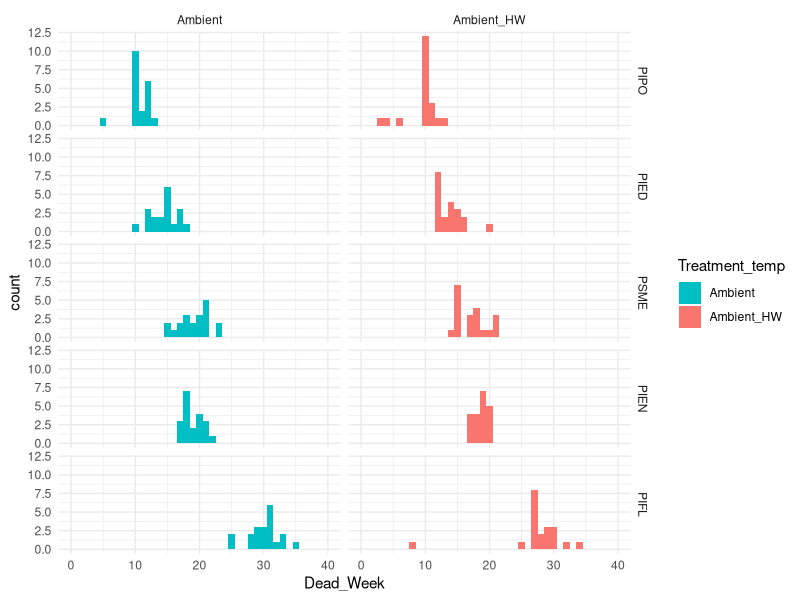
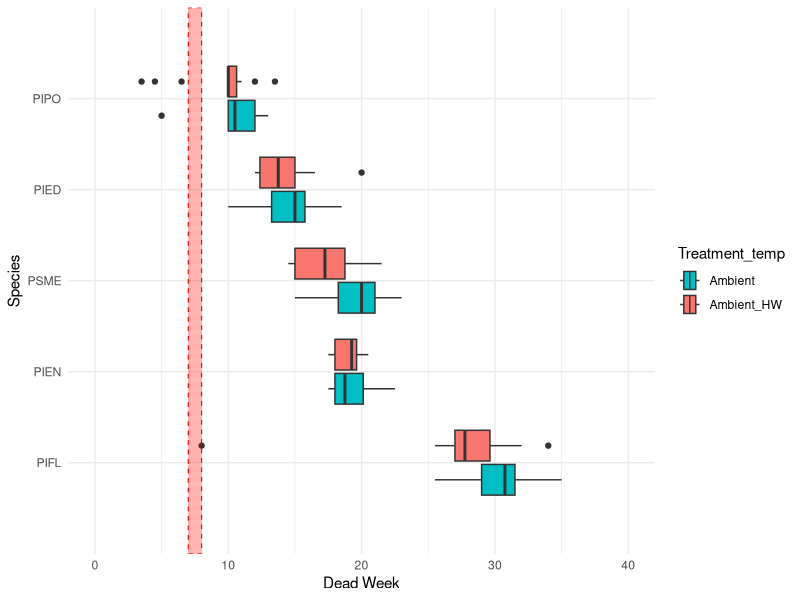

Write R code to recreate these figures, in order.
#Data analysis
#Alexandra Lalor
#allielalor@arizona.edu
#allielalor@gmail.com
#First created: 2022-08-27
#Last updated: 2022-08-27

#load packages
library(tidyverse)

#read csv
Phase1_Data_All <- read_csv("data_analysis/Phase1_Data_All.csv")

#factor levels
Phase1_Data_All <- 
  transform(Phase1_Data_All, Species = factor(Species, levels = c("PIPO", "PIED", "PSME", "PIEN", "PIFL")))
Phase1_Data_All <- 
  transform(Phase1_Data_All, Species = factor(Species, levels = c("PIFL", "PIEN", "PSME", "PIED", "PIPO")))

#Dead Week data
Dead_Week <- Phase1_Data_All %>% 
  filter(Treatment_water == "Drought") %>% 
  group_by(Species, Treatment_temp, Dead_Week) %>% 
  summarize(SpeciesID = unique(SpeciesID))
#Dead Week data
Dead_Week_Weight <- Phase1_Data_All %>% 
  filter(Treatment_water == "Drought", !is.na(Stress_to_Dead_Weight)) %>% 
  mutate(Stress_to_Dead_Weight = round(Stress_to_Dead_Weight, digits = 1)) %>% 
  group_by(Species, Treatment_temp, Stress_to_Dead_Weight) %>% 
  summarize(SpeciesID = unique(SpeciesID))
#Dead Week data
Dead_Week_Porometer <- Phase1_Data_All %>% 
  filter(Treatment_water == "Drought", !is.na(Stress_to_Dead_Porometer)) %>% 
  group_by(Species, Treatment_temp, Stress_to_Dead_Porometer) %>% 
  summarize(SpeciesID = unique(SpeciesID))

# #save as csv
# write.csv(Dead_Week, "data_analysis/Dead_Week.csv", quote = FALSE, row.names = FALSE)
# write.csv(Dead_Week_Weight, "data_analysis/Dead_Week_Weight.csv", quote = FALSE, row.names = FALSE)
# write.csv(Dead_Week_Porometer, "data_analysis/Dead_Week_Porometer.csv", quote = FALSE, row.names = FALSE)


# #for some reason need to make a function to round
# rnd <- function(x) trunc(x+sign(x)*0.5)
# Dead_Week <- Dead_Week %>% 
#   mutate(Dead_Week_round = rnd(Dead_Week))
# 
# 
# PIPO_Amb <- Dead_Week %>% 
#   filter(Species == "PIPO", Treatment_temp == "Ambient")
# PIPO_HW <- Dead_Week %>% 
#   filter(Species == "PIPO", Treatment_temp == "Ambient_HW")
# PIED_Amb <- Dead_Week %>% 
#   filter(Species == "PIED", Treatment_temp == "Ambient")
# PIED_HW <- Dead_Week %>% 
#   filter(Species == "PIED", Treatment_temp == "Ambient_HW")
# PIFL_Amb <- Dead_Week %>% 
#   filter(Species == "PIFL", Treatment_temp == "Ambient")
# PIFL_HW <- Dead_Week %>% 
#   filter(Species == "PIFL", Treatment_temp == "Ambient_HW")
# PSME_Amb <- Dead_Week %>% 
#   filter(Species == "PSME", Treatment_temp == "Ambient")
# PSME_HW <- Dead_Week %>% 
#   filter(Species == "PSME", Treatment_temp == "Ambient_HW")
# PIEN_Amb <- Dead_Week %>% 
#   filter(Species == "PIEN", Treatment_temp == "Ambient")
# PIEN_HW <- Dead_Week %>% 
#   filter(Species == "PIEN", Treatment_temp == "Ambient_HW")





#histogram
Dead_Week %>% 
  group_by(Species, Treatment_temp) %>% 
  ggplot(aes(x = Dead_Week,
             fill = Treatment_temp)) +
  geom_histogram(binwidth = 1) +
  scale_fill_discrete(direction = -1) +
  #ylim(0, 12.5) +
  xlim(0, 40) +
  facet_grid(reorder(Species, Dead_Week, mean) ~ Treatment_temp) +
  theme_minimal()


#boxplot
Dead_Week %>% 
  group_by(Species, Treatment_temp) %>% 
  arrange(Dead_Week) %>% 
  #filter(Species == "PIFL") %>% 
  ggplot(aes(x = Dead_Week,
             y = Species,
             fill = Treatment_temp)) +
  geom_boxplot() +
  xlim(0, 40) +
  ylab("Species") +
  xlab("Dead Week") +
  annotate("rect",
           xmin = 7, xmax = 8,
           ymin = 0, ymax = 6,
           color = "red",
           linetype = "dashed",
           size = 0.4,
           fill = "red",
           alpha = 0.3) +
  theme_minimal() +
  scale_fill_discrete(direction = -1)

#means and CIs

  




